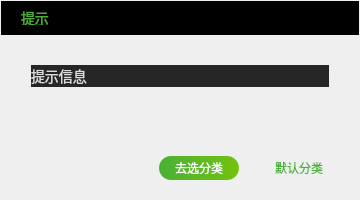
<?xml version="1.0" encoding="UTF-8"?>
<ui version="4.0">
 <class>CLiveContentSelectPromptDlg</class>
 <widget class="QDialog" name="CLiveContentSelectPromptDlg">
  <property name="geometry">
   <rect>
    <x>0</x>
    <y>0</y>
    <width>360</width>
    <height>200</height>
   </rect>
  </property>
  <property name="minimumSize">
   <size>
    <width>360</width>
    <height>200</height>
   </size>
  </property>
  <property name="maximumSize">
   <size>
    <width>360</width>
    <height>200</height>
   </size>
  </property>
  <property name="windowTitle">
   <string>提示信息</string>
  </property>
  <layout class="QVBoxLayout" name="verticalLayout" stretch="0,2,0">
   <property name="spacing">
    <number>0</number>
   </property>
   <property name="leftMargin">
    <number>1</number>
   </property>
   <property name="topMargin">
    <number>1</number>
   </property>
   <property name="rightMargin">
    <number>1</number>
   </property>
   <property name="bottomMargin">
    <number>0</number>
   </property>
   <item>
    <widget class="CCustomHeadBar" name="chb_head_bar" native="true">
     <property name="minimumSize">
      <size>
       <width>0</width>
       <height>34</height>
      </size>
     </property>
     <property name="maximumSize">
      <size>
       <width>16777215</width>
       <height>34</height>
      </size>
     </property>
     <property name="styleSheet">
      <string notr="true">background-color: rgb(0, 0, 0);</string>
     </property>
     <layout class="QHBoxLayout" name="horizontalLayout_3">
      <property name="spacing">
       <number>0</number>
      </property>
      <property name="leftMargin">
       <number>20</number>
      </property>
      <property name="topMargin">
       <number>0</number>
      </property>
      <property name="rightMargin">
       <number>10</number>
      </property>
      <property name="bottomMargin">
       <number>0</number>
      </property>
      <item>
       <widget class="QLabel" name="lb_title">
        <property name="minimumSize">
         <size>
          <width>60</width>
          <height>14</height>
         </size>
        </property>
        <property name="maximumSize">
         <size>
          <width>60</width>
          <height>14</height>
         </size>
        </property>
        <property name="styleSheet">
         <string notr="true">font-size:14px;
background-color: transparent;
font-weight:400;
color:rgba(74,177,52,1);</string>
        </property>
        <property name="text">
         <string>提示</string>
        </property>
       </widget>
      </item>
      <item>
       <spacer name="horizontalSpacer">
        <property name="orientation">
         <enum>Qt::Horizontal</enum>
        </property>
        <property name="sizeHint" stdset="0">
         <size>
          <width>40</width>
          <height>20</height>
         </size>
        </property>
       </spacer>
      </item>
      <item>
       <widget class="QPushButton" name="pb_close">
        <property name="minimumSize">
         <size>
          <width>11</width>
          <height>12</height>
         </size>
        </property>
        <property name="maximumSize">
         <size>
          <width>11</width>
          <height>12</height>
         </size>
        </property>
        <property name="styleSheet">
         <string notr="true">QPushButton {
padding: 0px;
border: noborder;
border-radius: 0px;
background-image: url(:/TQLive/images/close_normal.png);
}
QPushButton:hover {
background-image: url(:/TQLive/images/close_pressed.png);
}
QPushButton:pressed {
background-image: url(:/TQLive/images/close_pressed.png);
}</string>
        </property>
        <property name="text">
         <string/>
        </property>
       </widget>
      </item>
     </layout>
    </widget>
   </item>
   <item>
    <layout class="QHBoxLayout" name="horizontalLayout_2">
     <property name="spacing">
      <number>0</number>
     </property>
     <property name="leftMargin">
      <number>30</number>
     </property>
     <property name="topMargin">
      <number>30</number>
     </property>
     <property name="rightMargin">
      <number>30</number>
     </property>
     <item alignment="Qt::AlignTop">
      <widget class="QLabel" name="lb_prompt_msg">
       <property name="styleSheet">
        <string notr="true">font-size:14px;
background-color: rgba(38, 38, 38, 1);
font-weight:400;
color:rgba(220,220,220,1);</string>
       </property>
       <property name="text">
        <string>提示信息</string>
       </property>
       <property name="wordWrap">
        <bool>true</bool>
       </property>
      </widget>
     </item>
    </layout>
   </item>
   <item>
    <layout class="QHBoxLayout" name="horizontalLayout">
     <property name="spacing">
      <number>20</number>
     </property>
     <property name="rightMargin">
      <number>20</number>
     </property>
     <property name="bottomMargin">
      <number>20</number>
     </property>
     <item>
      <spacer name="horizontalSpacer_3">
       <property name="orientation">
        <enum>Qt::Horizontal</enum>
       </property>
       <property name="sizeHint" stdset="0">
        <size>
         <width>40</width>
         <height>20</height>
        </size>
       </property>
      </spacer>
     </item>
     <item>
      <widget class="QPushButton" name="pb_ok">
       <property name="minimumSize">
        <size>
         <width>80</width>
         <height>24</height>
        </size>
       </property>
       <property name="maximumSize">
        <size>
         <width>80</width>
         <height>24</height>
        </size>
       </property>
       <property name="styleSheet">
        <string notr="true">background:qlineargradient(x1:0, y1:0, x2:1, y2:0, stop:0 rgba(74,177,52,1), stop:1 rgba(115,194,14,1));
border-radius:12px;
font-size:12px;
font-weight:400;
color:rgba(255,255,255,1);
padding:0px;</string>
       </property>
       <property name="text">
        <string>去选分类</string>
       </property>
      </widget>
     </item>
     <item>
      <widget class="QPushButton" name="pb_default">
       <property name="minimumSize">
        <size>
         <width>80</width>
         <height>24</height>
        </size>
       </property>
       <property name="maximumSize">
        <size>
         <width>80</width>
         <height>24</height>
        </size>
       </property>
       <property name="styleSheet">
        <string notr="true">background:raba(63, 63,63,255);
border-radius:12px;
font-size:12px;
font-weight:400;
color:rgba(74,177,52,1);
padding:0px;</string>
       </property>
       <property name="text">
        <string>默认分类</string>
       </property>
      </widget>
     </item>
    </layout>
   </item>
  </layout>
 </widget>
 <layoutdefault spacing="6" margin="11"/>
 <customwidgets>
  <customwidget>
   <class>CCustomHeadBar</class>
   <extends>QWidget</extends>
   <header>ccustomheadbar.h</header>
   <container>1</container>
  </customwidget>
 </customwidgets>
 <resources>
  <include location="TQLive.qrc"/>
 </resources>
 <connections/>
</ui>
